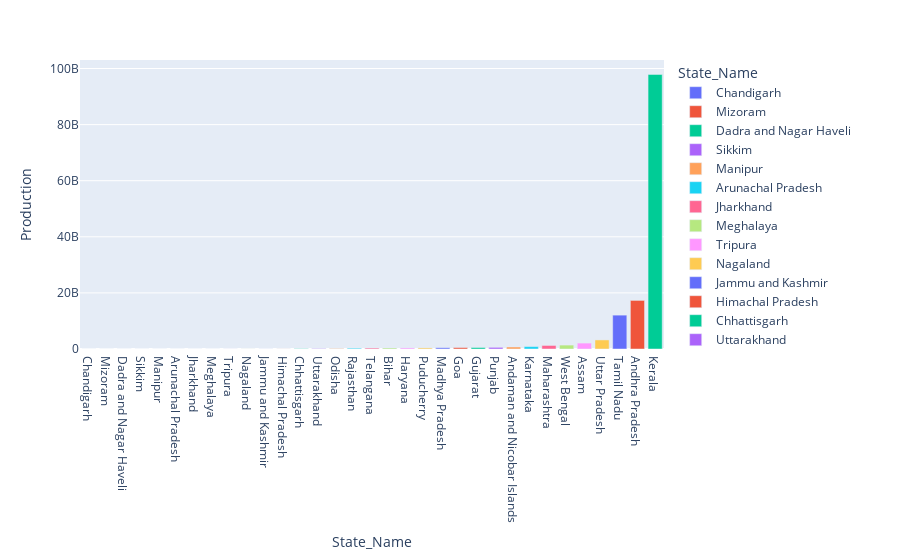

Source (notebook cell):
### Code cell
temp = crop.groupby(by='State_Name')['Production'].sum().reset_index().sort_values(by='Production')
px.bar(temp, 'State_Name', 'Production',color = 'State_Name')

### Figure 1 — Plotly figure (JSON) as saved in the notebook; plotly's stock layout.template omitted (floating-point values rounded to 4 significant figures)
{"data": [{"alignmentgroup": "True", "hovertemplate": "State_Name=%{x}<br>Production=%{y}<extra></extra>", "legendgroup": "Chandigarh", "marker": {"color": "#636efa", "pattern": {"shape": ""}}, "name": "Chandigarh", "offsetgroup": "Chandigarh", "orientation": "v", "showlegend": true, "textposition": "auto", "type": "bar", "x": ["Chandigarh"], "xaxis": "x", "y": [63960.0], "yaxis": "y"}, {"alignmentgroup": "True", "hovertemplate": "State_Name=%{x}<br>Production=%{y}<extra></extra>", "legendgroup": "Mizoram", "marker": {"color": "#EF553B", "pattern": {"shape": ""}}, "name": "Mizoram", "offsetgroup": "Mizoram", "orientation": "v", "showlegend": true, "textposition": "auto", "type": "bar", "x": ["Mizoram"], "xaxis": "x", "y": [1662000.0], "yaxis": "y"}, {"alignmentgroup": "True", "hovertemplate": "State_Name=%{x}<br>Production=%{y}<extra></extra>", "legendgroup": "Dadra and Nagar Haveli", "marker": {"color": "#00cc96", "pattern": {"shape": ""}}, "name": "Dadra and Nagar Haveli", "offsetgroup": "Dadra and Nagar Haveli", "orientation": "v", "showlegend": true, "textposition": "auto", "type": "bar", "x": ["Dadra and Nagar Haveli"], "xaxis": "x", "y": [1847871], "yaxis": "y"}, {"alignmentgroup": "True", "hovertemplate": "State_Name=%{x}<br>Production=%{y}<extra></extra>", "legendgroup": "Sikkim", "marker": {"color": "#ab63fa", "pattern": {"shape": ""}}, "name": "Sikkim", "offsetgroup": "Sikkim", "orientation": "v", "showlegend": true, "textposition": "auto", "type": "bar", "x": ["Sikkim"], "xaxis": "x", "y": [2435735], "yaxis": "y"}, {"alignmentgroup": "True", "hovertemplate": "State_Name=%{x}<br>Production=%{y}<extra></extra>", "legendgroup": "Manipur", "marker": {"color": "#FFA15A", "pattern": {"shape": ""}}, "name": "Manipur", "offsetgroup": "Manipur", "orientation": "v", "showlegend": true, "textposition": "auto", "type": "bar", "x": ["Manipur"], "xaxis": "x", "y": [5230917], "yaxis": "y"}, {"alignmentgroup": "True", "hovertemplate": "State_Name=%{x}<br>Production=%{y}<extra></extra>", "legendgroup": "Arunachal Pradesh", "marker": {"color": "#19d3f3", "pattern": {"shape": ""}}, "name": "Arunachal Pradesh", "offsetgroup": "Arunachal Pradesh", "orientation": "v", "showlegend": true, "textposition": "auto", "type": "bar", "x": ["Arunachal Pradesh"], "xaxis": "x", "y": [6824000.0], "yaxis": "y"}, {"alignmentgroup": "True", "hovertemplate": "State_Name=%{x}<br>Production=%{y}<extra></extra>", "legendgroup": "Jharkhand", "marker": {"color": "#FF6692", "pattern": {"shape": ""}}, "name": "Jharkhand", "offsetgroup": "Jharkhand", "orientation": "v", "showlegend": true, "textposition": "auto", "type": "bar", "x": ["Jharkhand"], "xaxis": "x", "y": [10780000.0], "yaxis": "y"}, {"alignmentgroup": "True", "hovertemplate": "State_Name=%{x}<br>Production=%{y}<extra></extra>", "legendgroup": "Meghalaya", "marker": {"color": "#B6E880", "pattern": {"shape": ""}}, "name": "Meghalaya", "offsetgroup": "Meghalaya", "orientation": "v", "showlegend": true, "textposition": "auto", "type": "bar", "x": ["Meghalaya"], "xaxis": "x", "y": [12112496], "yaxis": "y"}, {"alignmentgroup": "True", "hovertemplate": "State_Name=%{x}<br>Production=%{y}<extra></extra>", "legendgroup": "Tripura", "marker": {"color": "#FF97FF", "pattern": {"shape": ""}}, "name": "Tripura", "offsetgroup": "Tripura", "orientation": "v", "showlegend": true, "textposition": "auto", "type": "bar", "x": ["Tripura"], "xaxis": "x", "y": [12522917], "yaxis": "y"}, {"alignmentgroup": "True", "hovertemplate": "State_Name=%{x}<br>Production=%{y}<extra></extra>", "legendgroup": "Nagaland", "marker": {"color": "#FECB52", "pattern": {"shape": ""}}, "name": "Nagaland", "offsetgroup": "Nagaland", "orientation": "v", "showlegend": true, "textposition": "auto", "type": "bar", "x": ["Nagaland"], "xaxis": "x", "y": [12765950], "yaxis": "y"}, {"alignmentgroup": "True", "hovertemplate": "State_Name=%{x}<br>Production=%{y}<extra></extra>", "legendgroup": "Jammu and Kashmir ", "marker": {"color": "#636efa", "pattern": {"shape": ""}}, "name": "Jammu and Kashmir ", "offsetgroup": "Jammu and Kashmir ", "orientation": "v", "showlegend": true, "textposition": "auto", "type": "bar", "x": ["Jammu and Kashmir "], "xaxis": "x", "y": [13290000.0], "yaxis": "y"}, {"alignmentgroup": "True", "hovertemplate": "State_Name=%{x}<br>Production=%{y}<extra></extra>", "legendgroup": "Himachal Pradesh", "marker": {"color": "#EF553B", "pattern": {"shape": ""}}, "name": "Himachal Pradesh", "offsetgroup": "Himachal Pradesh", "orientation": "v", "showlegend": true, "textposition": "auto", "type": "bar", "x": ["Himachal Pradesh"], "xaxis": "x", "y": [17810000.0], "yaxis": "y"}, {"alignmentgroup": "True", "hovertemplate": "State_Name=%{x}<br>Production=%{y}<extra></extra>", "legendgroup": "Chhattisgarh", "marker": {"color": "#00cc96", "pattern": {"shape": ""}}, "name": "Chhattisgarh", "offsetgroup": "Chhattisgarh", "orientation": "v", "showlegend": true, "textposition": "auto", "type": "bar", "x": ["Chhattisgarh"], "xaxis": "x", "y": [101000000.0], "yaxis": "y"}, {"alignmentgroup": "True", "hovertemplate": "State_Name=%{x}<br>Production=%{y}<extra></extra>", "legendgroup": "Uttarakhand", "marker": {"color": "#ab63fa", "pattern": {"shape": ""}}, "name": "Uttarakhand", "offsetgroup": "Uttarakhand", "orientation": "v", "showlegend": true, "textposition": "auto", "type": "bar", "x": ["Uttarakhand"], "xaxis": "x", "y": [132177355], "yaxis": "y"}, {"alignmentgroup": "True", "hovertemplate": "State_Name=%{x}<br>Production=%{y}<extra></extra>", "legendgroup": "Odisha", "marker": {"color": "#FFA15A", "pattern": {"shape": ""}}, "name": "Odisha", "offsetgroup": "Odisha", "orientation": "v", "showlegend": true, "textposition": "auto", "type": "bar", "x": ["Odisha"], "xaxis": "x", "y": [160900000.0], "yaxis": "y"}, {"alignmentgroup": "True", "hovertemplate": "State_Name=%{x}<br>Production=%{y}<extra></extra>", "legendgroup": "Rajasthan", "marker": {"color": "#19d3f3", "pattern": {"shape": ""}}, "name": "Rajasthan", "offsetgroup": "Rajasthan", "orientation": "v", "showlegend": true, "textposition": "auto", "type": "bar", "x": ["Rajasthan"], "xaxis": "x", "y": [281300000.0], "yaxis": "y"}, {"alignmentgroup": "True", "hovertemplate": "State_Name=%{x}<br>Production=%{y}<extra></extra>", "legendgroup": "Telangana ", "marker": {"color": "#FF6692", "pattern": {"shape": ""}}, "name": "Telangana ", "offsetgroup": "Telangana ", "orientation": "v", "showlegend": true, "textposition": "auto", "type": "bar", "x": ["Telangana "], "xaxis": "x", "y": [335147930], "yaxis": "y"}, {"alignmentgroup": "True", "hovertemplate": "State_Name=%{x}<br>Production=%{y}<extra></extra>", "legendgroup": "Bihar", "marker": {"color": "#B6E880", "pattern": {"shape": ""}}, "name": "Bihar", "offsetgroup": "Bihar", "orientation": "v", "showlegend": true, "textposition": "auto", "type": "bar", "x": ["Bihar"], "xaxis": "x", "y": [366500000.0], "yaxis": "y"}, {"alignmentgroup": "True", "hovertemplate": "State_Name=%{x}<br>Production=%{y}<extra></extra>", "legendgroup": "Haryana", "marker": {"color": "#FF97FF", "pattern": {"shape": ""}}, "name": "Haryana", "offsetgroup": "Haryana", "orientation": "v", "showlegend": true, "textposition": "auto", "type": "bar", "x": ["Haryana"], "xaxis": "x", "y": [381273890], "yaxis": "y"}, {"alignmentgroup": "True", "hovertemplate": "State_Name=%{x}<br>Production=%{y}<extra></extra>", "legendgroup": "Puducherry", "marker": {"color": "#FECB52", "pattern": {"shape": ""}}, "name": "Puducherry", "offsetgroup": "Puducherry", "orientation": "v", "showlegend": true, "textposition": "auto", "type": "bar", "x": ["Puducherry"], "xaxis": "x", "y": [384724502], "yaxis": "y"}, {"alignmentgroup": "True", "hovertemplate": "State_Name=%{x}<br>Production=%{y}<extra></extra>", "legendgroup": "Madhya Pradesh", "marker": {"color": "#636efa", "pattern": {"shape": ""}}, "name": "Madhya Pradesh", "offsetgroup": "Madhya Pradesh", "orientation": "v", "showlegend": true, "textposition": "auto", "type": "bar", "x": ["Madhya Pradesh"], "xaxis": "x", "y": [448800000.0], "yaxis": "y"}, {"alignmentgroup": "True", "hovertemplate": "State_Name=%{x}<br>Production=%{y}<extra></extra>", "legendgroup": "Goa", "marker": {"color": "#EF553B", "pattern": {"shape": ""}}, "name": "Goa", "offsetgroup": "Goa", "orientation": "v", "showlegend": true, "textposition": "auto", "type": "bar", "x": ["Goa"], "xaxis": "x", "y": [505800000.0], "yaxis": "y"}, {"alignmentgroup": "True", "hovertemplate": "State_Name=%{x}<br>Production=%{y}<extra></extra>", "legendgroup": "Gujarat", "marker": {"color": "#00cc96", "pattern": {"shape": ""}}, "name": "Gujarat", "offsetgroup": "Gujarat", "orientation": "v", "showlegend": true, "textposition": "auto", "type": "bar", "x": ["Gujarat"], "xaxis": "x", "y": [524291337], "yaxis": "y"}, {"alignmentgroup": "True", "hovertemplate": "State_Name=%{x}<br>Production=%{y}<extra></extra>", "legendgroup": "Punjab", "marker": {"color": "#ab63fa", "pattern": {"shape": ""}}, "name": "Punjab", "offsetgroup": "Punjab", "orientation": "v", "showlegend": true, "textposition": "auto", "type": "bar", "x": ["Punjab"], "xaxis": "x", "y": [586385001], "yaxis": "y"}, {"alignmentgroup": "True", "hovertemplate": "State_Name=%{x}<br>Production=%{y}<extra></extra>", "legendgroup": "Andaman and Nicobar Islands", "marker": {"color": "#FFA15A", "pattern": {"shape": ""}}, "name": "Andaman and Nicobar Islands", "offsetgroup": "Andaman and Nicobar Islands", "orientation": "v", "showlegend": true, "textposition": "auto", "type": "bar", "x": ["Andaman and Nicobar Islands"], "xaxis": "x", "y": [718200000.0], "yaxis": "y"}, {"alignmentgroup": "True", "hovertemplate": "State_Name=%{x}<br>Production=%{y}<extra></extra>", "legendgroup": "Karnataka", "marker": {"color": "#19d3f3", "pattern": {"shape": ""}}, "name": "Karnataka", "offsetgroup": "Karnataka", "orientation": "v", "showlegend": true, "textposition": "auto", "type": "bar", "x": ["Karnataka"], "xaxis": "x", "y": [863400000.0], "yaxis": "y"}, {"alignmentgroup": "True", "hovertemplate": "State_Name=%{x}<br>Production=%{y}<extra></extra>", "legendgroup": "Maharashtra", "marker": {"color": "#FF6692", "pattern": {"shape": ""}}, "name": "Maharashtra", "offsetgroup": "Maharashtra", "orientation": "v", "showlegend": true, "textposition": "auto", "type": "bar", "x": ["Maharashtra"], "xaxis": "x", "y": [1264000000.0], "yaxis": "y"}, {"alignmentgroup": "True", "hovertemplate": "State_Name=%{x}<br>Production=%{y}<extra></extra>", "legendgroup": "West Bengal", "marker": {"color": "#B6E880", "pattern": {"shape": ""}}, "name": "West Bengal", "offsetgroup": "West Bengal", "orientation": "v", "showlegend": true, "textposition": "auto", "type": "bar", "x": ["West Bengal"], "xaxis": "x", "y": [1398000000.0], "yaxis": "y"}, {"alignmentgroup": "True", "hovertemplate": "State_Name=%{x}<br>Production=%{y}<extra></extra>", "legendgroup": "Assam", "marker": {"color": "#FF97FF", "pattern": {"shape": ""}}, "name": "Assam", "offsetgroup": "Assam", "orientation": "v", "showlegend": true, "textposition": "auto", "type": "bar", "x": ["Assam"], "xaxis": "x", "y": [2111751759], "yaxis": "y"}, {"alignmentgroup": "True", "hovertemplate": "State_Name=%{x}<br>Production=%{y}<extra></extra>", "legendgroup": "Uttar Pradesh", "marker": {"color": "#FECB52", "pattern": {"shape": ""}}, "name": "Uttar Pradesh", "offsetgroup": "Uttar Pradesh", "orientation": "v", "showlegend": true, "textposition": "auto", "type": "bar", "x": ["Uttar Pradesh"], "xaxis": "x", "y": [3234000000.0], "yaxis": "y"}, {"alignmentgroup": "True", "hovertemplate": "State_Name=%{x}<br>Production=%{y}<extra></extra>", "legendgroup": "Tamil Nadu", "marker": {"color": "#636efa", "pattern": {"shape": ""}}, "name": "Tamil Nadu", "offsetgroup": "Tamil Nadu", "orientation": "v", "showlegend": true, "textposition": "auto", "type": "bar", "x": ["Tamil Nadu"], "xaxis": "x", "y": [12080000000.0], "yaxis": "y"}, {"alignmentgroup": "True", "hovertemplate": "State_Name=%{x}<br>Production=%{y}<extra></extra>", "legendgroup": "Andhra Pradesh", "marker": {"color": "#EF553B", "pattern": {"shape": ""}}, "name": "Andhra Pradesh", "offsetgroup": "Andhra Pradesh", "orientation": "v", "showlegend": true, "textposition": "auto", "type": "bar", "x": ["Andhra Pradesh"], "xaxis": "x", "y": [17324590296], "yaxis": "y"}, {"alignmentgroup": "True", "hovertemplate": "State_Name=%{x}<br>Production=%{y}<extra></extra>", "legendgroup": "Kerala", "marker": {"color": "#00cc96", "pattern": {"shape": ""}}, "name": "Kerala", "offsetgroup": "Kerala", "orientation": "v", "showlegend": true, "textposition": "auto", "type": "bar", "x": ["Kerala"], "xaxis": "x", "y": [97880000000.0], "yaxis": "y"}], "layout": {"barmode": "relative", "legend": {"title": {"text": "State_Name"}, "tracegroupgap": 0}, "margin": {"t": 60}, "xaxis": {"anchor": "y", "categoryarray": ["Chandigarh", "Mizoram", "Dadra and Nagar Haveli", "Sikkim", "Manipur", "Arunachal Pradesh", "Jharkhand", "Meghalaya", "Tripura", "Nagaland", "Jammu and Kashmir ", "Himachal Pradesh", "Chhattisgarh", "Uttarakhand", "Odisha", "Rajasthan", "Telangana ", "Bihar", "Haryana", "Puducherry", "Madhya Pradesh", "Goa", "Gujarat", "Punjab", "Andaman and Nicobar Islands", "Karnataka", "Maharashtra", "West Bengal", "Assam", "Uttar Pradesh", "Tamil Nadu", "Andhra Pradesh", "Kerala"], "categoryorder": "array", "domain": [0, 1], "title": {"text": "State_Name"}}, "yaxis": {"anchor": "x", "domain": [0, 1], "title": {"text": "Production"}}}}
